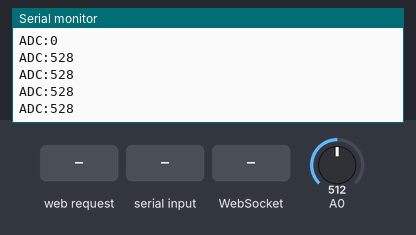
Bench run of a sketch on a simulated ESP8266 (NodeMCU). Shown: the last lines printed to the serial monitor. Inputs (shaded band) come from the test bench; at power-on: A0 = 512. Storage starts empty.

Above: at 3.2 s.
3.3 s: HTTP request GET / received
At 3.42 s:
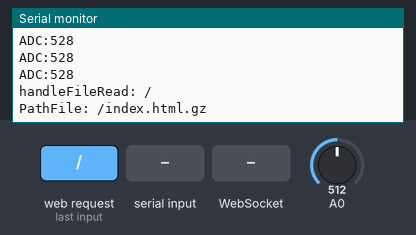
4.8 s: "#\n" received over Serial
6.3 s: WebSocket text "#" received
At 6.43 s:
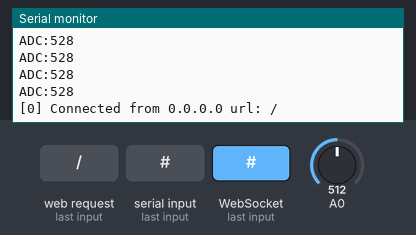
7.8 s: "90,45\n" received over Serial
9.3 s: "5\n" received over Serial
At 9.44 s:
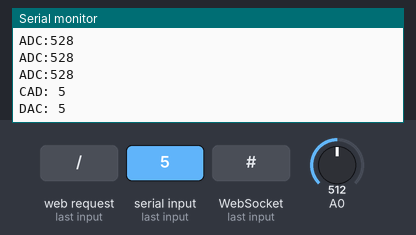
10.8 s: "1,90,45\n" received over Serial
Timing chart, 0 to 13.3 s (numbered marks = the images above; inputs shaded):
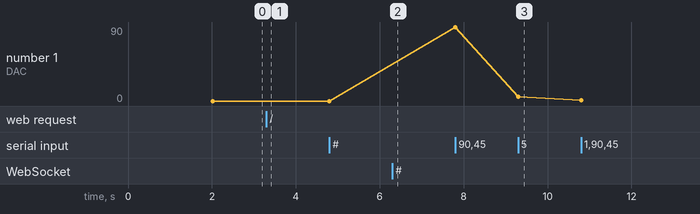

The sketch:

esp8266-web-eload.ino
```cpp
#include "Arduino.h"
#include <WebSocketsServer.h>
#include <FS.h>
#include <SPI.h>
#include "HelperFunctions.h"

int adc_value = 0;
int adc_acc = 0;
int acc = 0;
String inData;


//The setup function is called once at startup of the sketch
void setup()
{
	Serial.begin(115200);
	delay(1000);
	SPIFFS.begin();
	Serial.println(); Serial.print("Configuring access point...");
	setupWiFi();
	IPAddress myIP = WiFi.softAPIP();
	Serial.print("AP IP address: "); Serial.println(myIP);

	/* setup SPI */
	pinMode(CS, OUTPUT);                                       //configure the line as output
	digitalWrite(CS, HIGH);                                    //Initialize the CS line to HIGH
	delay(1000);
	SPI.begin();
	SPI.beginTransaction(SPISettings(1000000, MSBFIRST, SPI_MODE0));
	SPI.pins(14, 7, 8, 15);

	/* setup dac */
	dac.setWriteMode(MCP4x21::WRITE_ENABLE);
	dac.setBufferMode(MCP4x21::UNBUFFERED);
	dac.setPowerMode(MCP4x21::ACTIVE);
	dac.setOutputGain(MCP4x21::OUTPUT_GAIN_X2);

	/* By default is 0 */
	spiSendDAC(0);

	server.on("/", HTTP_GET, []() {
	  handleFileRead("/");
	});

	server.onNotFound([]() {                          // Handle when user requests a file that does not exist
	  if (!handleFileRead(server.uri()))
		server.send(404, "text/plain", "FileNotFound");
	});

	webSocket.begin();                                // start webSocket server
	webSocket.onEvent(webSocketEvent);                // callback function

	server.begin();
	Serial.println("HTTP server started");
	yield();
}

// The loop function is called in an endless loop
void loop() {
    static unsigned long l,l1 = 0;                     // only initialized once
    unsigned long t,t1;                                // local var: type declaration at compile time

    /* Every 6 msec read the ADC value and do a low pass filtering
     * by taking the average of 32 samples. That's a 32*6=192 msec
     * for each sample. Don't try to read the ADC in the while loop
     * without a timer because this will make the WiFi break.
     */
    t1 = millis();
    if((t1 - l1) > 6) {
        l1 = t1;
        adc_acc += analogRead(A0);
        yield();
        if ((acc++) >= 32) {
          adc_value = adc_acc >> 5; // divide by 32
          acc = 0;
          adc_acc = 0;
        }
    }

    /* Every 200 msec update the web interface with the ADC value */
    t = millis();
    if((t - l) > 200) {                           // update temp every 1 second
        webSocket.sendTXT(socketNumber, "#adc=" + String(adc_value));
        l = t;                                      // typical runtime this IF{} == 300uS - 776uS measured
        Serial.print("ADC:");Serial.println(adc_value);
        yield();
    }

    /* Read the UART for DAC values with a \r\n termination.
     * You just need to send the value, e.g.:
     *  1024\r\n
     *  4095\r\n
     * Min value: 0
     * Max value: 4095
     */
    while (Serial.available() > 0)
    {
        char recieved = Serial.read();
        inData += recieved;

        // Process message when new line character is recieved
        if (recieved == '\n')
        {
            Serial.print("CAD: ");
            Serial.print(inData);
            spiSendDAC(inData.toInt());
            inData = ""; // Clear recieved buffer
        }
    }

    server.handleClient();
    webSocket.loop();
}
```

HelperFunctions.h
```cpp
/*
 * HelperFunctions.h
 *
 *  Created on: Nov 21, 2018
 *      Author: dimtass
 */

#ifndef HELPERFUNCTIONS_H_
#define HELPERFUNCTIONS_H_

#include <Arduino.h>
#include <SPI.h>
#include <ESP8266WebServer.h>
#include <WebSocketsServer.h>
#include "mcp4x21.h"

#define CS 15

uint8_t            socketNumber;
char               AP_NameChar[11];            // AP_NameString.length() + 1];
const char         WiFiAPPSK[]   = "";        // "put your password here before compiling"
String             AP_NameString = "ESP8266-AP";

ESP8266WebServer server(80);
WebSocketsServer webSocket(81);               // Create a Websocket server
MCP4x21 dac(MCP4x21::ADC_BITS_12);

void spiSendDAC(uint16_t value)
{
	uint16_t conv_val = dac.setADC(value);
	digitalWrite(CS, LOW);
	SPI.transfer16(conv_val);
	digitalWrite(CS, HIGH);
	Serial.print("DAC: "); 	Serial.println(value);
	yield();
}

void handleRoot() {
  server.send(200, "text/html", "<h1>You are connected</h1>");
}

void webSocketEvent(uint8_t num, WStype_t type, uint8_t * payload, size_t lenght) {

  switch (type) {
    case WStype_DISCONNECTED:
      // Reset the control for sending samples of ADC to idle to allow for web server to respond.
      Serial.printf("[%u] Disconnected!\n", num);
      yield();
      break;

    case WStype_CONNECTED: {                  // Braces required http://stackoverflow.com/questions/5685471/error-jump-to-case-label
      IPAddress ip = webSocket.remoteIP(num);
      Serial.printf("[%u] Connected from %d.%d.%d.%d url: %s\n", num, ip[0], ip[1], ip[2], ip[3], payload);
      yield();
      socketNumber = num;
      break;
      }

    case WStype_TEXT:
      if (payload[0] == '#') {
        //Serial.printf("[%u] get Text: %s\n", num, payload);
    	yield();
        if (!(strncmp((char*) &payload[1], "dac=", 4))) {
        	String str((char*) &payload[5]);
        	uint16_t dac_val = (uint16_t)str.toInt();
        	/* send dac value */
        	spiSendDAC(dac_val);
        }
      }
      break;

    case WStype_ERROR:
      Serial.printf("Error [%u] , %s\n", num, payload);
  }
}


String getContentType(String filename) {
  yield();
  if (server.hasArg("download"))      return "application/octet-stream";
  else if (filename.endsWith(".htm")) return "text/html";
  else if (filename.endsWith(".html"))return "text/html";
  else if (filename.endsWith(".css")) return "text/css";
  else if (filename.endsWith(".js"))  return "application/javascript";
  else if (filename.endsWith(".png")) return "image/png";
  else if (filename.endsWith(".gif")) return "image/gif";
  else if (filename.endsWith(".jpg")) return "image/jpeg";
  else if (filename.endsWith(".ico")) return "image/x-icon";
  else if (filename.endsWith(".xml")) return "text/xml";
  else if (filename.endsWith(".pdf")) return "application/x-pdf";
  else if (filename.endsWith(".zip")) return "application/x-zip";
  else if (filename.endsWith(".gz"))  return "application/x-gzip";
  else if (filename.endsWith(".svg")) return "image/svg+xml";
  return "text/plain";
}


bool handleFileRead(String path) {
  Serial.println("handleFileRead: " + path);

  if (path.endsWith("/"))
  {
    path += "index.html";
  }

  String contentType = getContentType(path);
  String pathWithGz = path + ".gz";
  Serial.println("PathFile: " + pathWithGz);

  if (SPIFFS.exists(pathWithGz) || SPIFFS.exists(path))
  {
    if (SPIFFS.exists(pathWithGz)) path += ".gz";
    File file = SPIFFS.open(path, "r");
    yield();
    server.streamFile(file, contentType);
    file.close();
    return true;
  }
  return false;
}


void setupWiFi()
{
  WiFi.mode(WIFI_AP);
  // char AP_NameChar[AP_NameString.length() + 1];
  memset(AP_NameChar, 0, AP_NameString.length() + 1);

  for (unsigned int i = 0; i <AP_NameString.length(); i++)
    AP_NameChar[i] = AP_NameString.charAt(i);
  yield();
  WiFi.softAP(AP_NameChar, WiFiAPPSK);
}


#endif /* HELPERFUNCTIONS_H_ */
```

mcp4x21.cpp
```cpp
/*
 * mcp4x21.cpp
 *
 *  Created on: Nov 23, 2018
 *      Author: Dimitris Tassopoulos
 */
#include "mcp4x21.h"

MCP4x21::MCP4x21(MCP4x21::en_adc_bits bits)
: m_bits(bits), m_mcp_cmd({0})
{

}

MCP4x21::~MCP4x21()
{

}

int MCP4x21::setWriteMode(MCP4x21::en_write_mode mode)
{
    if ((mode != en_write_mode::WRITE_ENABLE) && (mode != en_write_mode::WRITE_DISABLE))
        return -1;
    m_mcp_cmd.cmd.write = mode;
    return 0;
}

int MCP4x21::setBufferMode(MCP4x21::en_buffer_mode mode)
{
    if ((mode != en_buffer_mode::UNBUFFERED) && (mode != en_buffer_mode::BUFFERED))
        return -1;
    m_mcp_cmd.cmd.buf = mode;
    return 0;
}

int MCP4x21::setPowerMode(MCP4x21::en_power_mode mode)
{
    if ((mode != en_power_mode::SHUTDOWN) && (mode != en_power_mode::ACTIVE))
        return -1;
    m_mcp_cmd.cmd.shdn = mode;
    return 0;
}

int MCP4x21::setOutputGain(MCP4x21::en_output_gain gain)
{
    if ((gain != en_output_gain::OUTPUT_GAIN_X2) && (gain != en_output_gain::OUTPUT_GAIN_X1))
        return -1;
    m_mcp_cmd.cmd.output_gain = gain;
    return 0;
}

uint16_t MCP4x21::setADC(uint16_t value)
{
    m_mcp_cmd.cmd.data = 0x0FFF & (value << m_bits);
    return(m_mcp_cmd.raw);
    //return(((m_mcp_cmd.raw << 8) & 0xFF00) | ((m_mcp_cmd.raw >> 8) & 0xFF));
}
```

mcp4x21.h
```cpp
/*
 * mcp4x21.h
 *
 *  Created on: Nov 23, 2018
 *      Author: Dimitris Tassopoulos
 */

#ifndef MCP4X21_H_
#define MCP4X21_H_

#include <stdint.h>

class MCP4x21 {
public:
	enum en_adc_bits {
	    ADC_BITS_12 = 0,
	    ADC_BITS_10 = 2,
	    ADC_BITS_8 = 4
	};

	enum en_output_gain {
	    OUTPUT_GAIN_X2 = 0,
	    OUTPUT_GAIN_X1
	};

	enum en_power_mode {
	    SHUTDOWN = 0,
	    ACTIVE = 1
	};

	enum en_write_mode {
	    WRITE_ENABLE = 0,
	    WRITE_DISABLE = 1
	};

	enum en_buffer_mode {
	    UNBUFFERED = 0,
	    BUFFERED = 1
	};

	MCP4x21(MCP4x21::en_adc_bits bits);
	~MCP4x21();
	int setWriteMode(MCP4x21::en_write_mode mode);
	int setBufferMode(MCP4x21::en_buffer_mode);
	int setPowerMode(MCP4x21::en_power_mode);
	int setOutputGain(MCP4x21::en_output_gain);
	uint16_t setADC(uint16_t value);

private:
	struct tp_mcp4xx1_cmd {
	    /** 8/10/12-bit ADC data
	     * b11-b0: for 12-bit
	     * b11-b2: for 10-bit
	     * b11-b4: for 8-bit
	     */
	    uint16_t    data:12;
	    /** Output shutdown control bit
	     * 0: Shutdown the device
	     * 1: Active mode operation
	     */
	    uint8_t     shdn:1;
	    /** Output gain selection bit
	     * 0: 2x (Vout = 2*Vref * D/4096)
	     * 1: 1x (Vout = Vref * D/4096)
	     */
	    uint8_t     output_gain:1;
	    /** Vref Input buffer control bit
	     * 0: Unbuffered
	     * 1: Buffered
	     */
	    uint8_t     buf:1;
	    /** Write bit
	     * 0: Write to DAC register
	     * 1: Ignore this command
	     */
	    uint8_t     write:1;    // 0: Write to DAC, 1: ignore this command
	};

	union un_mcp4xx1_cmd {
	    uint16_t  __attribute__ ((aligned (16)))  raw;
	    struct tp_mcp4xx1_cmd cmd;
	};
	enum en_adc_bits m_bits;
	union un_mcp4xx1_cmd m_mcp_cmd;
};


#endif /* MCP4X21_H_ */
```

Measured:
- after the input at 3.3 s, the serial monitor: prints a new line at once (image 1)
- after the input at 6.3 s, the serial monitor: prints a new line at once (image 2)
- after the input at 9.3 s, the serial monitor: prints a new line at once (image 3)
- plotted number 1: 0 → 90 after the input at 7.8 s, 90 → 5 after the input at 9.3 s, 5 → 1 after the input at 10.8 s
